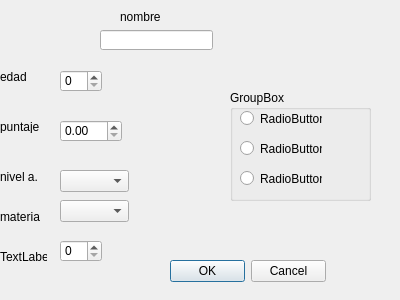
<?xml version="1.0" encoding="UTF-8"?>
<ui version="4.0">
 <class>Dialog</class>
 <widget class="QDialog" name="Dialog">
  <property name="geometry">
   <rect>
    <x>0</x>
    <y>0</y>
    <width>400</width>
    <height>300</height>
   </rect>
  </property>
  <property name="windowTitle">
   <string>Dialog</string>
  </property>
  <widget class="QLineEdit" name="nombre">
   <property name="geometry">
    <rect>
     <x>100</x>
     <y>30</y>
     <width>113</width>
     <height>20</height>
    </rect>
   </property>
  </widget>
  <widget class="QSpinBox" name="edad">
   <property name="geometry">
    <rect>
     <x>60</x>
     <y>70</y>
     <width>42</width>
     <height>22</height>
    </rect>
   </property>
  </widget>
  <widget class="QDoubleSpinBox" name="puntaje">
   <property name="geometry">
    <rect>
     <x>60</x>
     <y>120</y>
     <width>62</width>
     <height>22</height>
    </rect>
   </property>
  </widget>
  <widget class="QComboBox" name="academico">
   <property name="geometry">
    <rect>
     <x>60</x>
     <y>170</y>
     <width>69</width>
     <height>22</height>
    </rect>
   </property>
  </widget>
  <widget class="QDialogButtonBox" name="buttonBox">
   <property name="geometry">
    <rect>
     <x>170</x>
     <y>260</y>
     <width>156</width>
     <height>23</height>
    </rect>
   </property>
   <property name="standardButtons">
    <set>QDialogButtonBox::Cancel|QDialogButtonBox::Ok</set>
   </property>
  </widget>
  <widget class="QLabel" name="label">
   <property name="geometry">
    <rect>
     <x>0</x>
     <y>70</y>
     <width>47</width>
     <height>13</height>
    </rect>
   </property>
   <property name="text">
    <string>edad</string>
   </property>
  </widget>
  <widget class="QGroupBox" name="groupBox">
   <property name="geometry">
    <rect>
     <x>230</x>
     <y>90</y>
     <width>141</width>
     <height>111</height>
    </rect>
   </property>
   <property name="title">
    <string>GroupBox</string>
   </property>
   <widget class="QRadioButton" name="radioButton_3">
    <property name="geometry">
     <rect>
      <x>10</x>
      <y>80</y>
      <width>82</width>
      <height>17</height>
     </rect>
    </property>
    <property name="text">
     <string>RadioButton</string>
    </property>
   </widget>
   <widget class="QRadioButton" name="radioButton_2">
    <property name="geometry">
     <rect>
      <x>10</x>
      <y>50</y>
      <width>82</width>
      <height>17</height>
     </rect>
    </property>
    <property name="text">
     <string>RadioButton</string>
    </property>
   </widget>
   <widget class="QRadioButton" name="radioButton">
    <property name="geometry">
     <rect>
      <x>10</x>
      <y>20</y>
      <width>82</width>
      <height>17</height>
     </rect>
    </property>
    <property name="text">
     <string>RadioButton</string>
    </property>
   </widget>
  </widget>
  <widget class="QSpinBox" name="spinBox_2">
   <property name="geometry">
    <rect>
     <x>60</x>
     <y>240</y>
     <width>42</width>
     <height>22</height>
    </rect>
   </property>
  </widget>
  <widget class="QLabel" name="label_2">
   <property name="geometry">
    <rect>
     <x>0</x>
     <y>250</y>
     <width>47</width>
     <height>13</height>
    </rect>
   </property>
   <property name="text">
    <string>TextLabel</string>
   </property>
  </widget>
  <widget class="QLabel" name="label_3">
   <property name="geometry">
    <rect>
     <x>0</x>
     <y>170</y>
     <width>47</width>
     <height>13</height>
    </rect>
   </property>
   <property name="text">
    <string>nivel a.</string>
   </property>
  </widget>
  <widget class="QLabel" name="label_4">
   <property name="geometry">
    <rect>
     <x>0</x>
     <y>120</y>
     <width>47</width>
     <height>13</height>
    </rect>
   </property>
   <property name="text">
    <string>puntaje</string>
   </property>
  </widget>
  <widget class="QComboBox" name="materia">
   <property name="geometry">
    <rect>
     <x>60</x>
     <y>200</y>
     <width>69</width>
     <height>22</height>
    </rect>
   </property>
  </widget>
  <widget class="QLabel" name="label_5">
   <property name="geometry">
    <rect>
     <x>0</x>
     <y>210</y>
     <width>47</width>
     <height>13</height>
    </rect>
   </property>
   <property name="text">
    <string>materia</string>
   </property>
  </widget>
  <widget class="QLabel" name="label_6">
   <property name="geometry">
    <rect>
     <x>120</x>
     <y>10</y>
     <width>47</width>
     <height>13</height>
    </rect>
   </property>
   <property name="text">
    <string>nombre</string>
   </property>
  </widget>
 </widget>
 <resources/>
 <connections/>
</ui>
